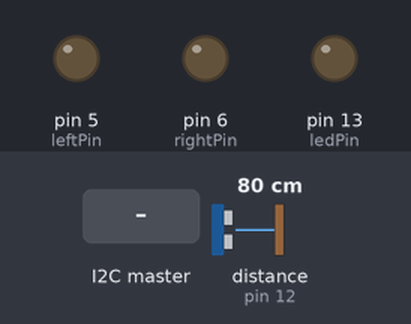
Recording of a sketch running on a simulated Arduino Uno, built with avr-gcc and run on an emulated ATmega328P. On the bench: output pins drawn as LEDs (lit = HIGH). Wiring (inferred from the names in the program): ultrasonic range finder: trigger pin 11; echo pin 12. The test bench sets the inputs (shaded band); at power-on: distance to the obstacle (sensor on pin 12) 80 cm. The echo pulse lasts 58.3 µs per cm; pins used as bus, display or sensor lines are not drawn.

Above: at 1.2 s.
1.3 s: the I2C master sends the byte 1
At 2.0 s:
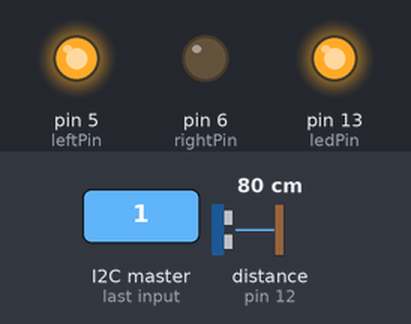
2.8 s: the I2C master sends the byte 2
At 3.4 s:
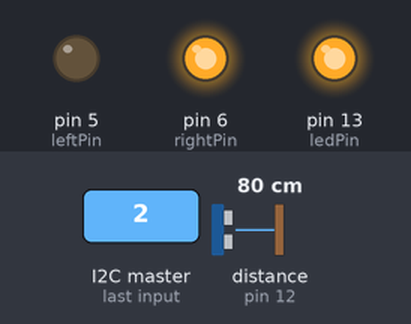
4.3 s: the I2C master sends the byte 90
At 4.7 s:
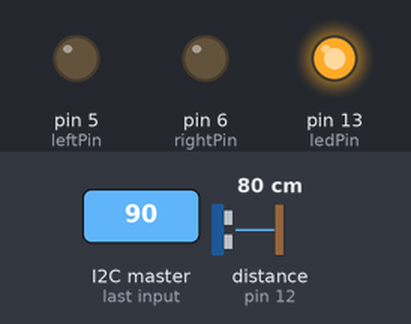
5.8 s: the I2C master sends the byte 0
At 6.6 s:
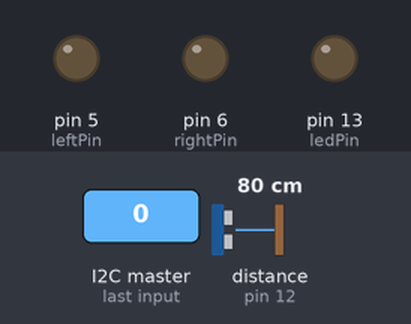
7.3 s: the I2C master sends the byte 200
At 7.7 s:
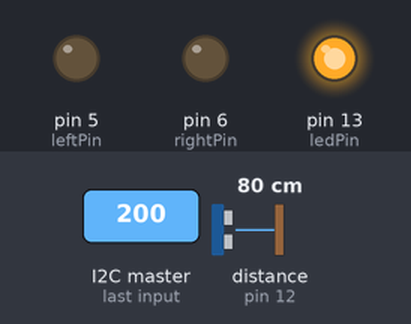
Timing chart, 0 to 9.8 s (numbered marks = the images above; inputs shaded):
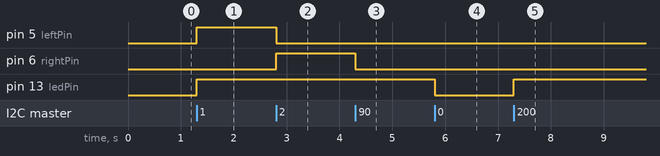

Measured:
- after the input at 1.3 s, pin 5 (leftPin), pin 13 (ledPin): LOW → HIGH at once
- after the input at 2.8 s, pin 5 (leftPin): HIGH → LOW at once; pin 6 (rightPin): LOW → HIGH at once
- after the input at 4.3 s, pin 6 (rightPin): HIGH → LOW at once
- after the input at 5.8 s, pin 13 (ledPin): HIGH → LOW at once
- after the input at 7.3 s, pin 13 (ledPin): LOW → HIGH at once

The sketch:

arduino_follower_basic.ino
```cpp
/*
  Arduino Slave for Raspberry Pi Master
  i2c_slave_ard.ino
  Connects to Raspberry Pi via I2C

  DroneBot Workshop 2019
  https://dronebotworkshop.com
*/

// Include the Wire library for I2C
#include <Wire.h>

// LED on pin 13
const int ledPin = 13;

//ultrasonic pins:
const int trigPin = 11;
const int echoPin = 12;
const int leftPin = 5;           //green LED represents left vibration module
const int rightPin = 6; //right vibration module


float distance = 0;

//byte data_to_send_to_pi = 0x06;
int  data_to_send_to_pi = 0;

void setup() {
  // Join I2C bus as slave with address 8
  Wire.begin(0x8);

  // Call receiveEvent when data received
  Wire.onReceive(receiveEvent);

  Wire.onRequest(sendEvent);

  // Setup pin 13 as output and turn LED off
  pinMode(ledPin, OUTPUT);
  digitalWrite(ledPin, LOW);

  //ultrasonic setup:
  pinMode(trigPin, OUTPUT);
  pinMode(echoPin, INPUT);
  pinMode(leftPin, OUTPUT);
  digitalWrite(leftPin, LOW);
  pinMode(rightPin, OUTPUT);
  digitalWrite(rightPin, LOW);
}

// Function that executes whenever data is received from master
void receiveEvent(int howMany) {
  digitalWrite(leftPin, LOW);
  digitalWrite(rightPin, LOW);
  while (Wire.available()) { // loop through all but the last
    char c = Wire.read(); // receive byte as a character
    // if((int)c == 1){ // for type conversion testing
    //   Serial.println("received -1");
    // }
    // Serial.print("without conversion: ");
    // Serial.println(c);
    Serial.println((int)c);
    digitalWrite(ledPin, c);
    if(((int)c ==1)||((int)c==3)){ //received LEFT
      //turn left LED on
      digitalWrite(leftPin, 1);
    }
    if(((int)c==2)||((int)c==3)){ //received RIGHT
      //turn right LED on
      digitalWrite(rightPin, 1);
    }

  }
  // digitalWrite(leftPin, LOW);
  // digitalWrite(rightPin, LOW);

}

void sendEvent(){
  Wire.write(data_to_send_to_pi);
  digitalWrite(leftPin, LOW);
  digitalWrite(rightPin, LOW);
}
void loop() {
  //ultrasonic get data:
  distance = getDistance();
  if (distance <=10){
    data_to_send_to_pi = 1; //1 IS CLOSE
  }
  else{
    data_to_send_to_pi = 2; //2 IS FAR
  }
  //data_to_send_to_pi = distance;
  // Serial.print("distance: ");
  // Serial.print(distance);
  // Serial.println(" in");

  delay(100);
}

//RETURNS THE DISTANCE MEASURED BY THE HC-SR04 DISTANCE SENSOR
float getDistance()
{
  float echoTime;                   //variable to store the time it takes for a ping to bounce off an object
  float calculatedDistance;         //variable to store the distance calculated from the echo time

  //send out an ultrasonic pulse that's 10ms long
  digitalWrite(trigPin, HIGH);
  delayMicroseconds(10);
  digitalWrite(trigPin, LOW);

  echoTime = pulseIn(echoPin, HIGH);      //use the pulsein command to see how long it takes for the
                                          //pulse to bounce back to the sensor

  calculatedDistance = echoTime / 148.0;  //calculate the distance of the object that reflected the pulse (half the bounce time multiplied by the speed of sound)

  return calculatedDistance;              //send back the distance that was calculated
}
```
